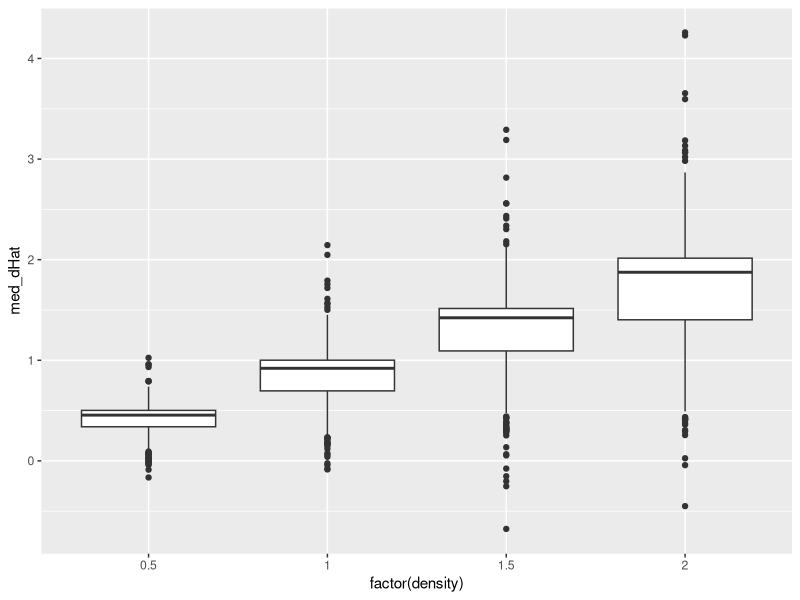
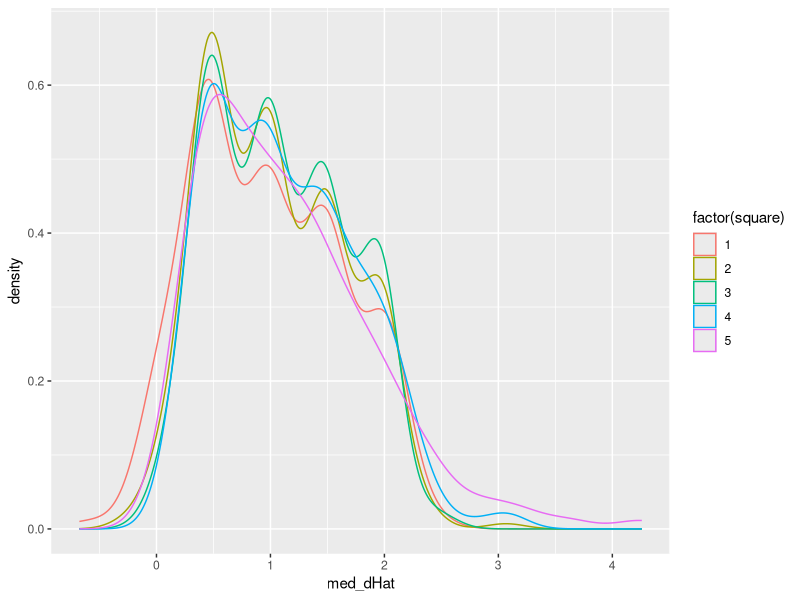

The R script that drew these images, in order:
# Copyright (c) 2017 Alton Barbehenn

# This script loads a course, set of simulation parameters and their resulting statistics 
# (From MultiParameterSimulation.R). It then runs some of the interesting analyses to 
# determine whether or not the ranges are good and if we want to make the resolution finer 
# for more data points. 

library(data.table)

Sim <- read.csv("data/StudyAggregate_2017-11-28_18-44-35.csv", header = TRUE, row.names = NULL)


AggStats <- aggregate(cbind(dHat, nHat, pHat, pHatZeroNeg, pHatDropNeg, aHat) ~ square + TrapSpacing + FieldSize + CatchRadius + density, data = Sim, median)







# Copyright (c) 2017 Alton Barbehenn

# This script loads a course, set of simulation parameters and their resulting statistics 
# (From MultiParameterSimulation.R). It then runs some of the interesting analyses to 
# determine whether or not the ranges are good and if we want to make the resolution finer 
# for more data points. 

library(data.table)
library(ggplot2)

Sim <- read.csv("data/StudyAggregate_2017-11-28_18-44-35.csv", header = TRUE, row.names = NULL)


# Aggregate the statistics with the same parameters
# I chose median at this point because of it's robustness
# AggStats <- aggregate(cbind(dHat, nHat, pHat, pHatZeroNeg, pHatDropNeg, aHat) ~ square + TrapSpacing + FieldSize + CatchRadius + density, data = Sim, median)

# Using the data.table structure might be faster
# OMITING NA VALUES!!
Sim <- data.table(Sim)
AggStats <- Sim[, .(med_dHat = median(na.omit(dHat)), 
                    med_nHat = median(na.omit(nHat)),
                    med_pHat = median(na.omit(pHat)),
                    med_pHatZeroNeg = median(na.omit(pHatZeroNeg)),
                    med_pHatDropNeg = median(na.omit(pHatDropNeg)),
                    med_aHat = median(na.omit(aHat))), 
                by = .(square, TrapSpacing, FieldSize, CatchRadius, density)]

# Look at the correlation between density and dHat, colored by ring/square
p <- ggplot(data = AggStats) + geom_boxplot(mapping = aes(x = factor(density), y = med_dHat))
p
cor.test(x = AggStats$density, y = AggStats$med_dHat, method = "pearson")
cor.test(x = AggStats$density, y = AggStats$med_dHat, method = "kendall")

# So they appear to be correlated but look systematically biased
# We can see this by looking at the peaks in the density plots
p <- ggplot(data = AggStats) + geom_density(mapping = aes(x = med_dHat, colour = factor(square)))
p





















